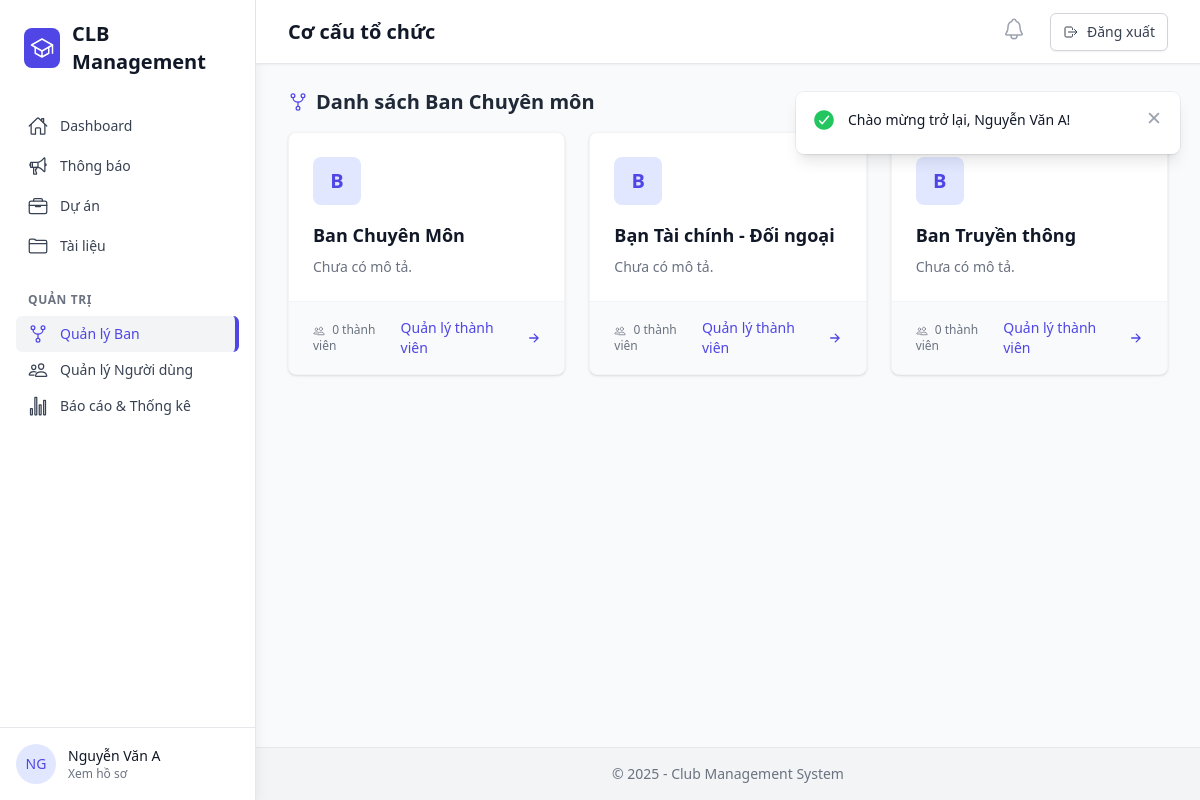
Page /public/department (signed in) on the committed database.
### tables this page shows
CREATE TABLE `departments` (
  `id` int(11) NOT NULL,
  `name` varchar(100) NOT NULL COMMENT 'Tên ban (VD: Ban Truyền thông)',
  `description` text DEFAULT NULL COMMENT 'Mô tả ban',
  `created_at` datetime DEFAULT current_timestamp(),
  `updated_at` datetime DEFAULT current_timestamp() ON UPDATE current_timestamp()
);

### app/Controllers/DepartmentController.php (called while the page is built, shortened)
<?php
class DepartmentController extends Controller
{
    private $deptModel;
    public function __construct()
    {
        $this->deptModel = new Department();
    }
    public function index()
    {
        $departments = $this->deptModel->getAll();
        $this->view('departments/index', [
            'departments' => $departments,
            'title' => 'Cơ cấu tổ chức'
        ]);
    }
}

### app/Core/Router.php (called while the page is built, shortened)
<?php
class Router
{
    protected $currentMethod = 'index';
    public function __construct()
    {
        $url = $this->getUrl();
        if (isset($url[0])) {
            $controllerName = ucwords($url[0]) . 'Controller';
            $controllerClass = 'App\\Controllers\\' . $controllerName;
            if (class_exists($controllerClass)) {
                unset($url[0]);
            }
        }
        $this->currentController = new $controllerClass();
        $this->params = $url ? array_values($url) : [];
        call_user_func_array([$this->currentController, $this->currentMethod], $this->params);
    }
    protected function getUrl()
    {
        if (isset($_GET['url'])) {
            $url = rtrim($_GET['url'], '/');
            $url = filter_var($url, FILTER_SANITIZE_URL);
            return explode('/', $url);
        }
        return [];
    }
}

### public/index.php (called while the page is built, shortened)
<?php
try {
    $init = new Router();
} catch (Exception $e) {
    if (isset($_ENV['APP_ENV']) && $_ENV['APP_ENV'] === 'local') {
        echo "<div style='background:#f8d7da; color:#721c24; padding:20px; border:1px solid #f5c6cb; margin:20px; font-family:sans-serif;'>";
        echo "<h3>Lỗi Hệ Thống (Local):</h3>";
        echo "<p><strong>Message:</strong> " . $e->getMessage() . "</p>";
        echo "<pre>" . $e->getTraceAsString() . "</pre>";
        echo "</div>";
    } else {
        error_log($e->getMessage());
        echo "<h1>Đã xảy ra lỗi hệ thống. Vui lòng quay lại sau.</h1>";
    }
}

### app/Core/Database.php (called while the page is built, shortened)
<?php
class Database
{
    private $host = DB_HOST;
    private $user = DB_USER;
    private $pass = DB_PASS;
    private $name = DB_NAME;
    private $charset = DB_CHARSET;
    private static $instance = null;
    private $pdo;
    private $stmt;
    private function __construct()
    {
        $dsn = 'mysql:host=' . $this->host . ';dbname=' . $this->name . ';charset=' . $this->charset;
        $options = [
            PDO::ATTR_ERRMODE            => PDO::ERRMODE_EXCEPTION,
            PDO::ATTR_DEFAULT_FETCH_MODE => PDO::FETCH_ASSOC,
            PDO::ATTR_EMULATE_PREPARES   => false,
        ];
        try {
            $this->pdo = new PDO($dsn, $this->user, $this->pass, $options);
        } catch (PDOException $e) {
            die("Database Connection Error: " . $e->getMessage());
        }
    }
    public static function getInstance()
    {
        if (self::$instance == null) {
            self::$instance = new Database();
        }
        return self::$instance;
    }
    public function query($sql)
    {
        $this->stmt = $this->pdo->prepare($sql);
    }
    public function execute()
    {
        return $this->stmt->execute();
    }
    public function resultSet()
    {
        $this->execute();
        return $this->stmt->fetchAll(PDO::FETCH_ASSOC);
    }
}

### app/Models/Department.php (called while the page is built, shortened)
<?php
class Department
{
    private $db;
    public function __construct()
    {
        $this->db = Database::getInstance();
    }
    public function getAll()
    {
        $this->db->query("SELECT * FROM departments ORDER BY name ASC");
        return $this->db->resultSet();
    }
    public function getMemberCounts()
    {
        $sql = "SELECT d.id, d.name, COUNT(m.id) as member_count
                FROM departments d
                LEFT JOIN memberships m ON d.id = m.department_id
                GROUP BY d.id, d.name";
        $this->db->query($sql);
        return $this->db->resultSet();
    }
}

### app/Views/departments/index.php (the view, shortened to what this page needs)
<?php require_once ROOT_PATH . '/app/Views/layout/header.php'; ?>
<div class="d-flex justify-content-between align-items-center mb-4">
    <h2 class="text-xl font-bold text-gray-800 flex items-center">
        <ion-icon name="git-network-outline" class="mr-2 text-indigo-600"></ion-icon>
        Danh sách Ban Chuyên môn
    </h2>
</div>
<div class="grid grid-cols-1 md:grid-cols-2 lg:grid-cols-3 gap-6">
    <?php if (empty($departments)): ?>
        <div class="col-span-full text-center py-10 bg-white rounded-lg shadow">
            <ion-icon name="albums-outline" class="text-4xl text-gray-300 mb-2"></ion-icon>
            <p class="text-gray-500">Chưa có ban chuyên môn nào.</p>
        </div>
    <?php else: ?>
        <?php foreach ($departments as $dept): ?>
            <div class="bg-white rounded-lg shadow hover:shadow-lg transition-shadow duration-300 overflow-hidden flex flex-col h-full border border-gray-100">
                <div class="p-6 flex-1">
                    <div class="flex items-center justify-between mb-4">
                        <div class="h-12 w-12 rounded-lg bg-indigo-100 text-indigo-600 flex items-center justify-center text-xl font-bold">
                            <?= strtoupper(substr($dept['name'], 0, 1)) ?>
                        </div>
                    </div>
                    <h3 class="text-lg font-bold text-gray-900 mb-2"><?= htmlspecialchars($dept['name']) ?></h3>
                    <p class="text-sm text-gray-500 line-clamp-3">
                        <?= !empty($dept['description']) ? nl2br(htmlspecialchars($dept['description'])) : 'Chưa có mô tả.' ?>
                    </p>
                </div>
                <div class="bg-gray-50 px-6 py-4 border-t border-gray-100 flex justify-between items-center">
                    <span class="text-xs font-medium text-gray-500">
                        <ion-icon name="people-outline" class="align-middle mr-1"></ion-icon>
                        <?= isset($dept['member_count']) ? $dept['member_count'] : '0' ?> thành viên
                    </span>
                    <a href="<?= BASE_URL ?>/department/members/<?= $dept['id'] ?>" class="text-sm font-medium text-indigo-600 hover:text-indigo-800 flex items-center">
                        Quản lý thành viên <ion-icon name="arrow-forward-outline" class="ml-1"></ion-icon>
                    </a>
                </div>
            </div>
        <?php endforeach; ?>
    <?php endif; ?>
</div>
<?php require_once ROOT_PATH . '/app/Views/layout/footer.php'; ?>

### public/css/custom.css (style rules this page uses)
:root { --color-primary: #2563EB; --color-primary-hover: #1D4ED8; --color-secondary: #0891B2; --color-secondary-hover: #0E7490; --color-success: #16A34A; --color-success-hover: #15803D; --color-warning: #D97706; --color-warning-hover: #B45309; --color-danger: #DC2626; --color-danger-hover: #B91C1C; --color-gray-text: #374151; --color-gray-border: #D1D5DB; --color-gray-bg-hover: #F9FAFB; }

### rows in the picture
departments: name "B", name "Ban Chuyên Môn", description "Chưa có mô tả.", member_count "0"
departments: name "B", name "Bạn Tài chính - Đối ngoại", description "Chưa có mô tả.", member_count "0"
departments: name "B", name "Ban Truyền thông", description "Chưa có mô tả.", member_count "0"

### other values in the picture
substr($_SESSION['user_name'], 0, 2) "NG"
$_SESSION['user_name'] "Nguyễn Văn A"
$data['title'] "Cơ cấu tổ chức"
